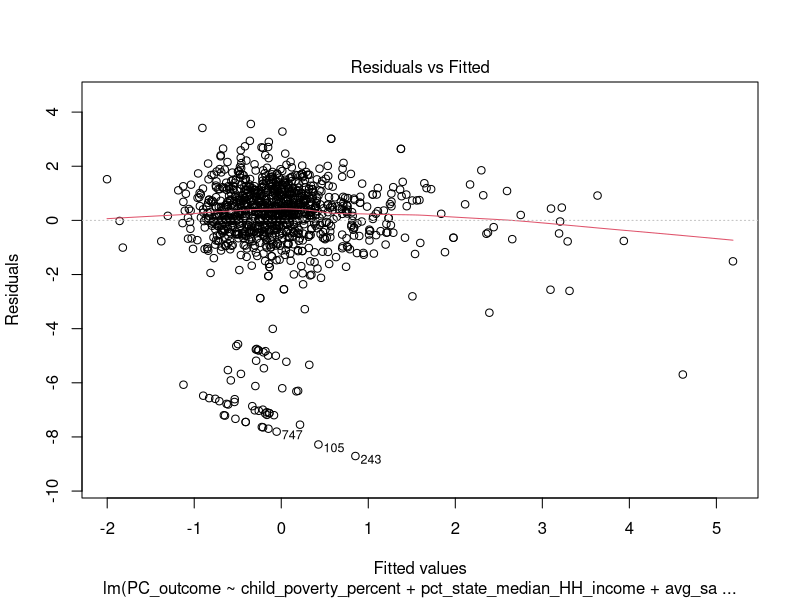
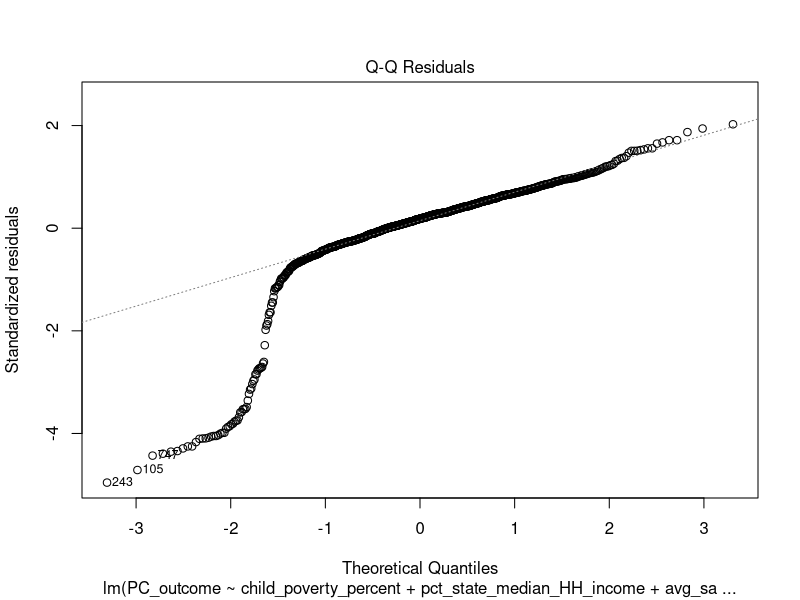
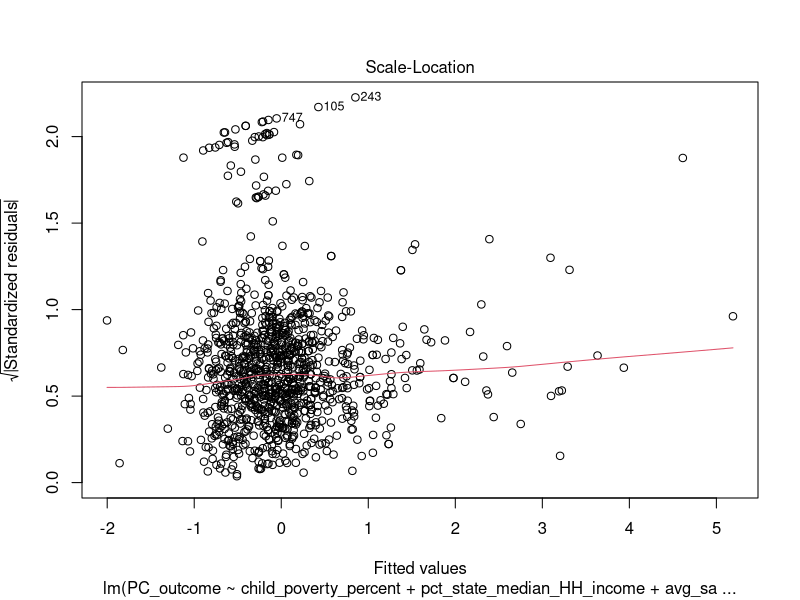
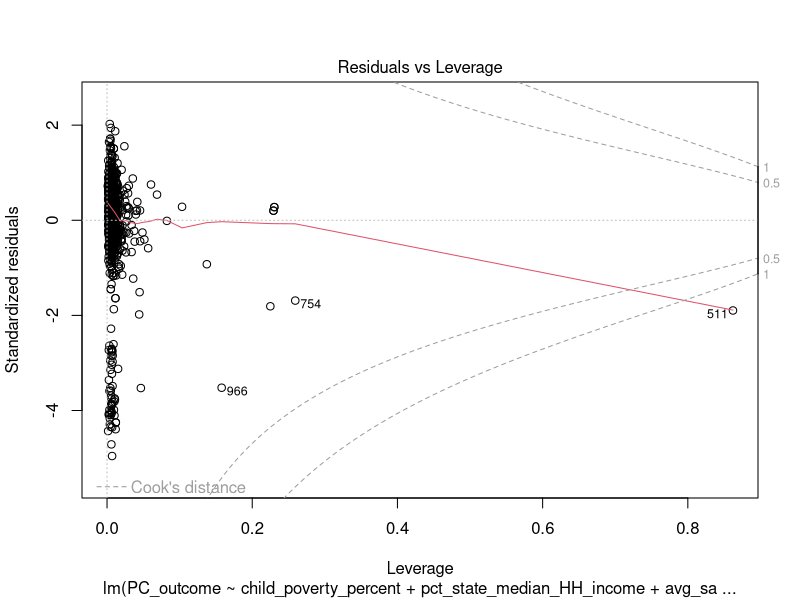

Write the R code that produced these figures, in order. (Note: this script raises an error after producing the figures.)
#pack
library(tidyverse)
library(rsample)
library(modelr)

#load data
ed = read.csv("r_objects/model_data.csv")

#col select
ed_lin = ed %>% 
  select(PC_outcome, child_poverty_percent, pct_state_median_HH_income, avg_salary_school,  st_pct_black, st_pct_hisp, st_pct_white, st_pct_asian, st_pct_native, st_pct_pac, st_pct_mult)

#ed_lin <- as.data.frame(lapply(ed, as.numeric))

#linear reg
lin_mod = lm(PC_outcome ~ child_poverty_percent + pct_state_median_HH_income + avg_salary_school + st_pct_black + st_pct_hisp + st_pct_white + st_pct_asian + st_pct_native + st_pct_pac + st_pct_mult, data = ed)

plot(lin_mod)
summary(lin_mod)

#test
ed$lin_pred = predict(lin_mod, data = ed)
ed$lin_resid = resid(lin_mod)

ed <- ed %>%
  select(lin_pred, everything()) %>% 
  select(lin_resid, everything())

rmse(lin_mod, ed_test)

write_csv(ed, "r_objects/merged_data_pred_resid.csv")
save(lin_mod, file = 'r_objects/lin_mod.RData')
